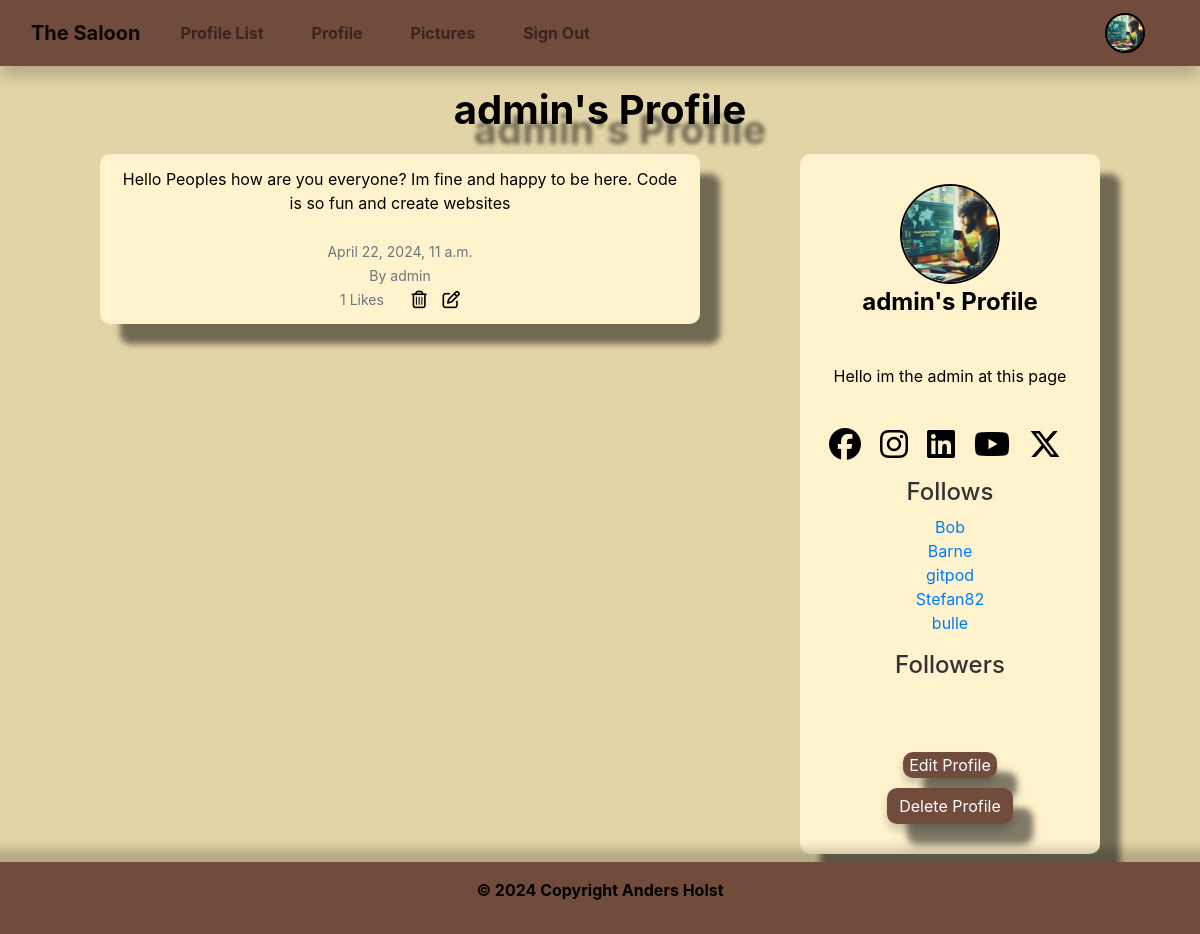
/profile/24 (signed in), run on the app's committed database.
### the_saloon/models.py (models this page shows, shortened)
class Profile(models.Model):
    user = models.OneToOneField(User, on_delete=models.CASCADE)
    follows = models.ManyToManyField(
        "self", related_name="followed_by", symmetrical=False, blank=True)
    date_modified = models.DateTimeField(auto_now=True)
    profile_image = models.ImageField(
        upload_to="media/image", null=True, blank=True)
    profile_bio = models.CharField(null=True, blank=True, max_length=500)
    facebook_link = models.CharField(null=True, blank=True, max_length=100)
    instagram_link = models.CharField(null=True, blank=True, max_length=100)
    linkedin_link = models.CharField(null=True, blank=True, max_length=100)
    youtube_link = models.CharField(null=True, blank=True, max_length=100)
    x_link = models.CharField(null=True, blank=True, max_length=100)
    def __str__(self):
        return self.user.username

class Shout(models.Model):
    user = models.ForeignKey(
        User, related_name="shouts",
        on_delete=models.CASCADE
    )
    body = models.CharField(max_length=200)
    created_at = models.DateTimeField(auto_now_add=True)
    likes = models.ManyToManyField(User, related_name="shout_like", blank=True)
    def number_of_likes(self):
        return self.likes.count()

### the_saloon/views.py (the view, shortened to what this page needs)
# urls.py: path('profile/<int:pk>', views.profile, name='profile'),
def profile(request, pk):
    if request.user.is_authenticated:
        try:
            profile = Profile.objects.get(user_id=pk)
        except ObjectDoesNotExist:
            messages.error(request, "Profile not found.")
            return redirect('home')
        shouts = Shout.objects.filter(user_id=pk).order_by("-created_at")
        return render(
            request, "profile.html", {"profile": profile, "shouts": shouts})
    else:
        messages.success(request, "You must login to see this page...")
        return redirect('home')

### the_saloon/templates/profile.html (shortened to what this page needs)
{% extends 'base.html' %}
{% load static %}
{% block content %}
{% if profile %}
<h1 class="profil text-center">{{ profile.user.username }}'s Profile</h1>
<div class="container-fluid">
  <div class="row">
    <div id="profile-bio" class="col-xs-12 col-sm-12 col-md-3 order-md-3 text-center px-3 px-md-0">
          <div class="container1 mx-auto">
            <div class="image d-flex flex-column justify-content-center align-items-center">
      {% if profile.profile_image %}
      <img src="{{ profile.profile_image.url }}" height="100" width="100" class="profile rounded-circle"
        alt="profile_image">
      {% else %}
      <img src="{% static 'images/cowboy.png' %}" height="100" width="100" class="profile rounded-circle"
        alt="profile_image">
      {% endif %}
      <span class="name mb-4">
        {{ profile.user.username }}'s Profile
      </span>
      {% if profile.profile_bio %}
      <div class="bio">
        <span>
        {{ profile.profile_bio}}
        </span>
      </div>
      {% endif %}
      <div class="gap-3 mb-3 icons d-flex flex-row justify-content-center align-items-center">
        {% if profile.facebook_link %}
        <a href="{{ profile.facebook_link }}" target="new">
          <i class="face fa-2x fa-brands fa-facebook"></i></a>
        {% endif %}
        {% if profile.instagram_link %}
        <a href="{{ profile.instagram_link }}" target="new"><i class="inst fa-2x fa-brands fa-instagram"></i></a>
        {% endif %}
        {% if profile.linkedin_link %}
        <a href="{{ profile.linkedin_link }}" target="new"><i class="link fa-2x fa-brands fa-linkedin"></i></a>
        {% endif %}
        {% if profile.youtube_link %}
        <a href="{{ profile.youtube_link }}" target="new"><i class="you fa-2x fa-brands fa-youtube"></i></a>
        {% endif %}
        {% if profile.x_link %}
        <a href="{{ profile.x_link }}" target="new"><i class="x fa-2x fa-brands fa-x-twitter"></i></a>
        {% endif %}
      </div>
      <h5 class="follow">Follows</h5>
        <p class="card-text">
        {% for following in profile.follows.all %}
            {% if following.user.id != user.id %}
                <a href="{% url 'profile' following.user.id %}">{{ following }}</a><br/>
            {% endif %}
        {% endfor %}
        </p>
        <h5 class="follow">Followers</h5>
        <br/><br/>
        {% if request.user.id == profile.user.id %}
        <button class="btn-profile btn-outline">
          <a class="edit" href="{% url 'update_user' %}">Edit Profile</a>
        </button>
        {% endif %}
      {% if request.user.id == profile.user.id %}
      <form action="{% url 'delete_profile' %}" method="post">
        <button type="submit" class="btn btn-dp" onclick="return confirmDelete()">Delete Profile</button>
      </form>
      {% endif %}
    </div>
          </div>
      </div>
      <div class="col-xs-12 col-sm-12 col-md-8 order-md-1 text-center">
          <div class="container2 mx-auto">
            {% if shouts%}
            {% for shout in shouts %}
              <div class="alert" role="alert">
                  {{ shout.body }}<br/><br/>
                  <small class="text-muted">
                      {{ shout.created_at }}
                      <br/>
                      By {{ shout.user.username }}
                      <br/>
                      {{ shout.number_of_likes }} Likes
                      &nbsp;&nbsp;
                {% if request.user.username == profile.user.username %}
                <a href="{% url 'delete_shout' shout.id %}"></a>
                <a href="{% url 'edit_shout' shout.id %}"></a>
                {% endif %}
              </small>
            </div>
            {% endfor %}
            {% endif %}
          </div>
      </div>
  </div>
</div>
{% endif %}
{% endblock %}

### the_saloon/templates/navbar.html (shortened to what this page needs)
{% load static %}
<nav class="navbar navbar-expand-lg navbar-light navbar sticky-top">
  <div class="container-fluid">
    {% if user.is_authenticated %}
    <a class="navbar-brand" href="{% url 'home' %}">The Saloon</a>
    {% else %}
    <a class="navbar-brand" href="{% url 'login' %}">The Saloon</a>
    {% endif %}
    <div class="collapse navbar-collapse" id="navbarSupportedContent">
      <ul class="navbar-nav me-auto mb-2 mb-lg-0">
        {% if user.is_authenticated %}
        <li class="nav-item mx-3">
          <a class="nav-link" href="{% url 'profile_list' %}">Profile List</a>
        </li>
        <li class="nav-item mx-3">
          <a class="nav-link" href="{% url 'profile' request.user.id %}">Profile</a>
        </li>
        <li class="nav-item mx-3">
          <a class="nav-link" href="{% url 'upload_image' %}">Pictures</a>
        </li>
        <li class="nav-item mx-3">
          <a class="nav-link" href="{% url 'logout' %}">Sign Out</a>
        </li>
        {% else %}
        <li class="nav-item mx-3">
          <a class="nav-link" href="{% url 'register' %}">Sign Up</a>
        </li>
        {% endif %}
      </ul>
      {% if request.user.is_authenticated %}
        <ul class="navbar-nav ml-auto">
            <li class="nav-link navbar-brand">
                {% if user.profile.profile_image %}
                    <a href="{% url 'profile' request.user.id %}">
                        <img src="{{ user.profile.profile_image.url }}" class="rounded-circle" width="40" height="40" alt="profile_image">
                    </a>
                {% else %}
                    <a href="{% url 'profile' request.user.id %}">
                        <img src="{% static 'images/cowboy.png' %}" class="rounded-circle" width="40" height="40" alt="profile_image">
                    </a>
                {% endif %}
            </li>
        </ul>
      {% endif %}
    </div>
  </div>
</nav>

### social/static/css/style.css (style rules this page uses)
* { color: #000000; }
body { background-color: #E2D4A6; margin-bottom: 80px; }
div.alert { background-color: #FFF3CD; filter: drop-shadow(20px 20px 3px rgba(0, 0, 0, 0.5)); border-radius: 10px; color: #000000; }
button.btn { background-color: #714b3c; border: none; box-shadow: 0 6px 8px 0 rgba(0,0,0,.2); border-radius: 2rem; color: white; }
a.navbar-brand { color: black; font-weight: bold; }
nav.navbar { width: 100%; box-sizing: border-box; background-color: #714B3C; box-shadow: 0 10px 15px 0 rgba(0,0,0,.2); font-weight: bold; color: #000000; }
.rounded-circle { border-radius: 50%; border: 2px solid #000; }
#profile-bio { display: flex; overflow: auto; flex-direction: column; align-items: center; justify-content: center; background-color: #FFF3CD; padding: 20px; border-radius: 10px; filter: drop-shadow(20px 20px 3px rgba(0, 0, 0, 0.5)); height: 100%; padding: 30px; font-size: 1rem; }
.profile { border: 2px solid #000000; }
.name { font-size: 1.5em; font-weight: bold; }
.bio { font-size: 1em; color: #000000; margin: 20px; }
.gap-3.mb-3.icons.d-flex.flex-row.justify-content-center.align-items-center { margin: 20px; }
.icons a { margin-right: 10px; }
.follow { font-size: 1.5em; color: #333; }
p.card-text { color: #000000; }
h1.profil { color: black; margin-bottom: 20px; margin-top: 20px; font-weight: bold; filter: drop-shadow(20px 20px 2px rgba(0, 0, 0, 0.5)); }
small.text-muted { margin-top: 20px; color: #000000; }
.btn-profile { background-color: #714b3c; border: none; box-shadow: 0 6px 8px 0 rgba(0,0,0,.2); border-radius: 10px; color: white; filter: drop-shadow(20px 20px 3px rgba(0, 0, 0, 0.5)); }
.btn-profile.btn-outline { background-color: #714b3c; border: none; box-shadow: 0 6px 8px 0 rgba(0,0,0,.2); color: white; border-radius: 10px; text-decoration: none; filter: drop-shadow(20px 20px 3px rgba(0, 0, 0, 0.5)); }
a.edit { color: white; }
button.btn.btn-dp { background-color: #714b3c; border: none; margin-top: 10px; box-shadow: 0 6px 8px 0 rgba(0,0,0,.2); border-radius: 10px; color: white; filter: drop-shadow(20px 20px 3px rgba(0, 0, 0, 0.5)); }
#profile-bio { flex: 1; }
.row { display: flex; flex-wrap: wrap; }
.container2 { max-width: 100%; width: 600px; margin: auto; }
.container1 { max-width: 100%; margin: 0 auto; }

### data on the page
Profile: user.username "admin", profile_image (picture), profile_bio "Hello im the admin at this page"
Profile: user.username "Bob"
Profile: user.username "Barne"
Profile: user.username "gitpod"
Profile: user.username "Stefan82"
Profile: user.username "bulle"
Shout: body "Hello Peoples how are you everyone? Im fine and happy to be here. Code is so fun and create websites", created_at "April 22, 2024, 11 a.m.", user.username "admin", number_of_likes "1"
